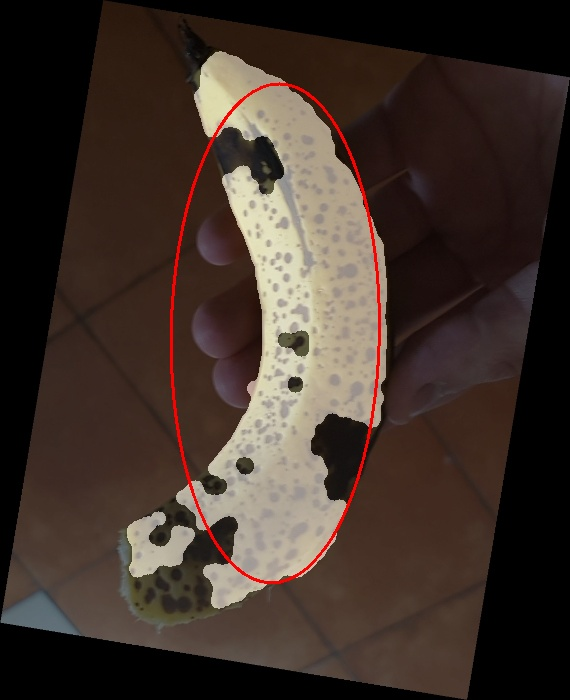
#> input picture reconocimientoColor/banana_new.jpg, 570 x 700 px
$ python rotate.py
#> lines starting #> are read from the running program, lines starting #| are printed output that depends on the picture
from PIL import Image
img = Image.open("banana_new.jpg")
#> img is the input picture: PIL image 570x700 RGB; mean R, G, B 63.4, 50, 42.5
img2 = img.rotate(45)
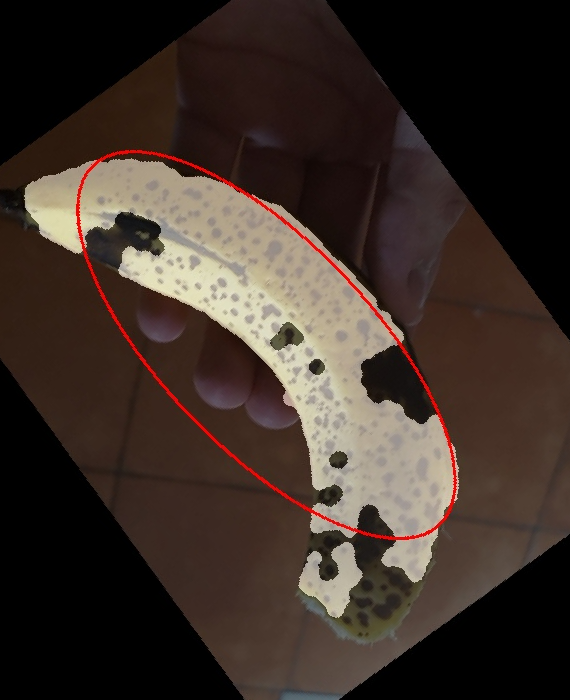
#> img2: PIL image 570x700 RGB; mean R, G, B 60.1, 47.5, 40.4
img2.save("img2.jpg")

$ run again, with reconocimientoColor/banana.jpg copied over reconocimientoColor/banana_new.jpg
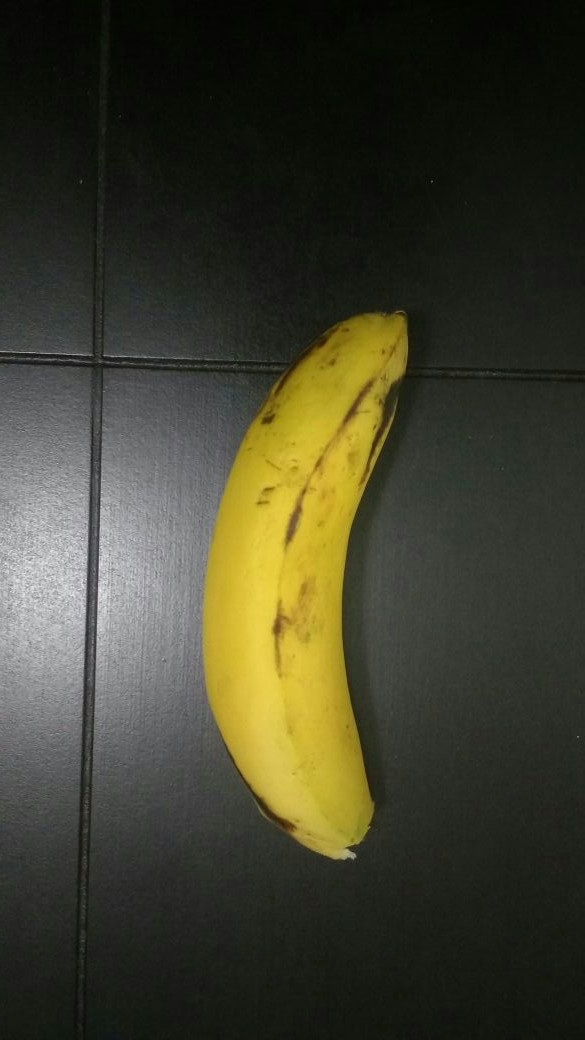
#> input picture reconocimientoColor/banana.jpg, 585 x 1040 px
#> img is the input picture: PIL image 585x1040 RGB; mean R, G, B 62.8, 62, 44.6
#> `img2 = img.rotate(45)`:
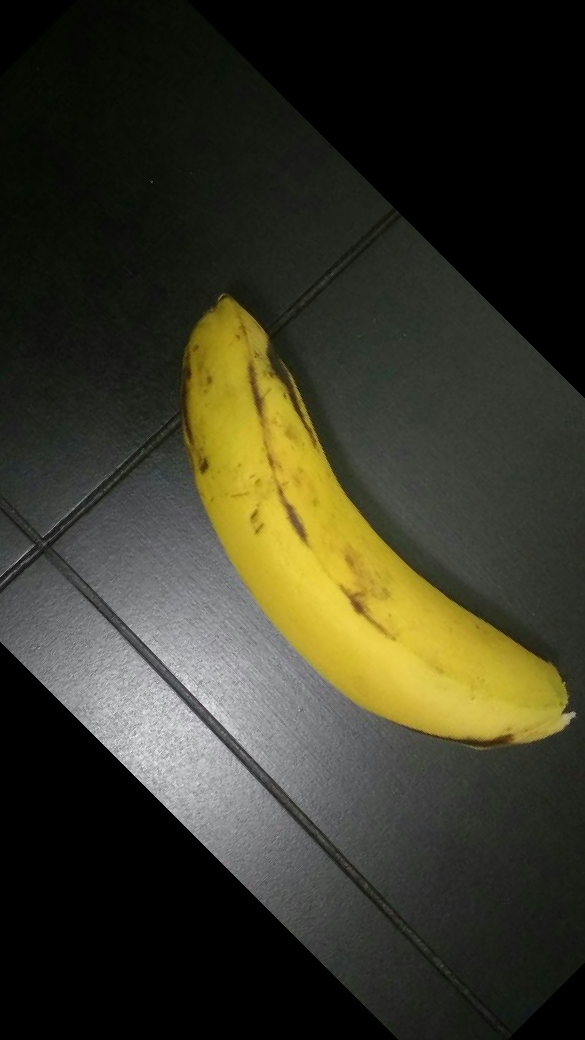
#> img2: PIL image 585x1040 RGB; mean R, G, B 56.4, 55, 39.1
